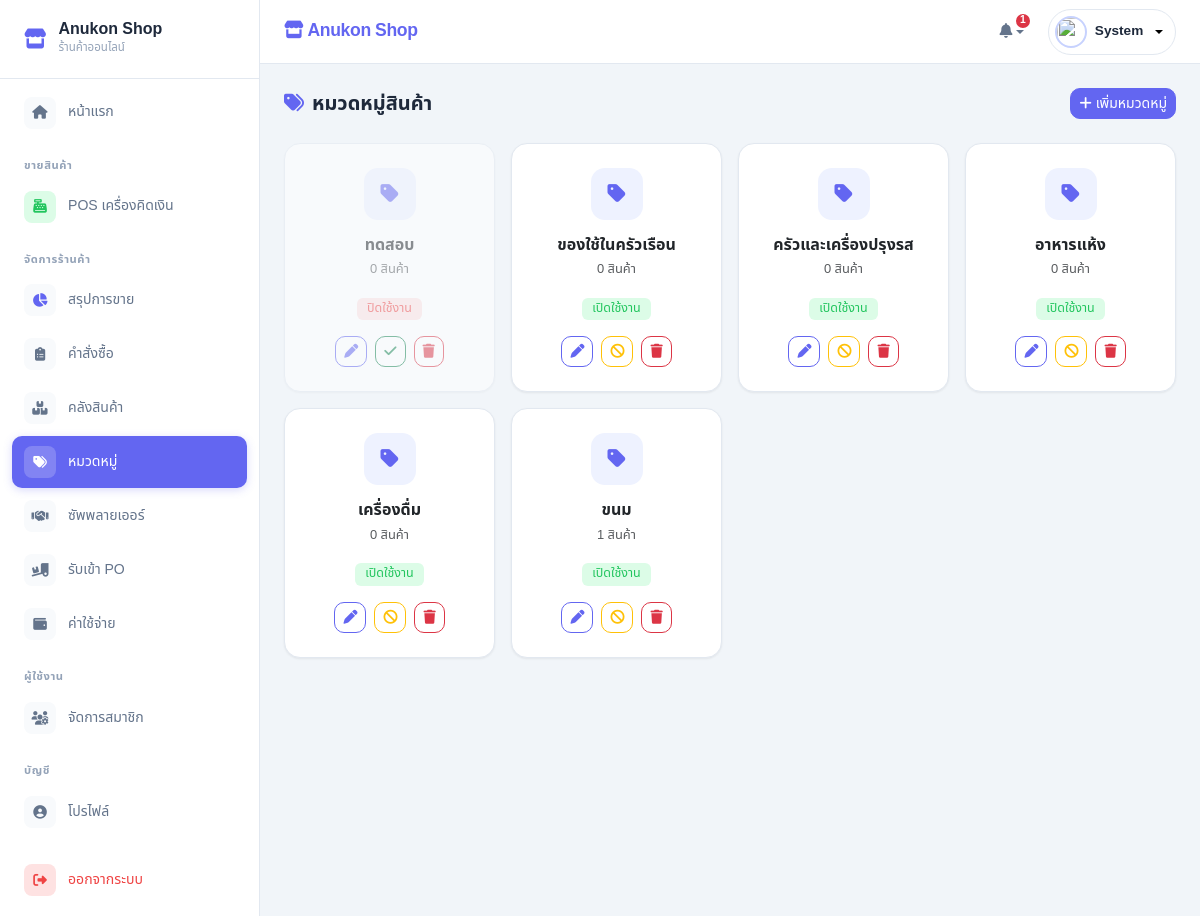
/views/categories.php (signed in), run on the app's committed database.
### tables this page shows
CREATE TABLE `prod_types` (
  `type_id` int(11) NOT NULL,
  `type_name` varchar(100) NOT NULL,
  `type_status` tinyint(4) DEFAULT 1,
  `create_at` timestamp NOT NULL DEFAULT current_timestamp(),
  `updated_at` timestamp NOT NULL DEFAULT current_timestamp() ON UPDATE current_timestamp()
);

### views/categories.php (the view, shortened to what this page needs)
<?php
include_once '../includes/header.php';
$result = $conn->query("SELECT t.*, (SELECT COUNT(*) FROM products p WHERE p.type_id = t.type_id) as prod_count FROM prod_types t ORDER BY t.type_id DESC");
?>
<main class="page-content fade-up">
    <div class="d-flex flex-wrap justify-content-between align-items-center gap-3 mb-4">
        <h5 class="fw-bold mb-0"><i class="fa-solid fa-tags text-primary me-2"></i>หมวดหมู่สินค้า</h5>
        <button class="btn btn-primary btn-sm" data-bs-toggle="modal" data-bs-target="#addCatModal">
            <i class="fa-solid fa-plus me-1"></i>เพิ่มหมวดหมู่
        </button>
    </div>
    <div class="row g-3">
        <?php if ($result->num_rows > 0): ?>
            <?php while($row = $result->fetch_assoc()): ?>
            <div class="col-6 col-md-4 col-xl-3">
                <div class="card p-4 h-100 text-center <?php echo $row['type_status'] == 0 ? 'opacity-50' : ''; ?>">
                    <div class="mx-auto mb-3" style="width: 52px; height: 52px; border-radius: 14px; background: var(--primary-light); display: flex; align-items: center; justify-content: center;">
                        <i class="fa-solid fa-tag text-primary" style="font-size: 1.3rem;"></i>
                    </div>
                    <h6 class="fw-bold mb-1"><?php echo htmlspecialchars($row['type_name']); ?></h6>
                    <small class="text-muted"><?php echo $row['prod_count']; ?> สินค้า</small>
                    <div class="mt-3">
                        <?php if($row['type_status'] == 1): ?>
                            <span class="badge" style="background: var(--success-soft); color: var(--success);">เปิดใช้งาน</span>
                        <?php else: ?>
                            <span class="badge" style="background: var(--danger-soft); color: var(--danger);">ปิดใช้งาน</span>
                        <?php endif; ?>
                    </div>
                    <div class="d-flex gap-2 mt-3 justify-content-center">
                        <button class="btn btn-sm btn-outline-primary" onclick="editCat(<?php echo $row['type_id']; ?>, '<?php echo addslashes($row['type_name']); ?>')">
                            <i class="fa-solid fa-pen"></i>
                        </button>
                        <button class="btn btn-sm btn-outline-<?php echo $row['type_status'] == 1 ? 'warning' : 'success'; ?>"
                                onclick="toggleCat(<?php echo $row['type_id']; ?>, <?php echo $row['type_status']; ?>)">
                            <i class="fa-solid fa-<?php echo $row['type_status'] == 1 ? 'ban' : 'check'; ?>"></i>
                        </button>
                        <button class="btn btn-sm btn-outline-danger" onclick="deleteCat(<?php echo $row['type_id']; ?>)">
                            <i class="fa-solid fa-trash"></i>
                        </button>
                    </div>
                </div>
            </div>
            <?php endwhile; ?>
        <?php endif; ?>
    </div>
</main>
<?php include_once '../includes/footer.php'; ?>

### includes/header.php (style rules this page uses)
:root { --primary: #6366f1; --primary-hover: #4f46e5; --primary-light: #eef2ff; --primary-soft: #c7d2fe; --surface: #ffffff; --surface-alt: #f8fafc; --bg: #f1f5f9; --text: #1e293b; --text-muted: #94a3b8; --text-secondary: #64748b; --border: #e2e8f0; --success: #22c55e; --success-soft: #dcfce7; --danger: #ef4444; --danger-soft: #fee2e2; --warning: #f59e0b; --warning-soft: #fef3c7; --info: #3b82f6; --info-soft: #dbeafe; --radius: 16px; --radius-sm: 10px; --radius-xs: 6px; --shadow: 0 1px 3px rgba(0, 0, 0, 0.04), 0 1px 2px rgba(0, 0, 0, 0.03); --shadow-md: 0 4px 6px -1px rgba(0, 0, 0, 0.05), 0 2px 4px -2px rgba(0, 0, 0, 0.03); --shadow-lg: 0 10px 15px -3px rgba(0, 0, 0, 0.05), 0 4px 6px -4px rgba(0, 0, 0, 0.03); --transition: all 0.2s ease; }
* { box-sizing: border-box; }
body { font-family: 'Noto Sans Thai', sans-serif; background-color: var(--bg); margin: 0; padding: 0; overflow-x: hidden; color: var(--text); font-size: 0.925rem; line-height: 1.6; }
.text-primary { color: var(--primary) !important; }
.btn-primary { background-color: var(--primary) !important; border-color: var(--primary) !important; border-radius: var(--radius-sm) !important; font-weight: 500; transition: var(--transition); }
.btn-outline-primary { color: var(--primary) !important; border-color: var(--primary) !important; border-radius: var(--radius-sm) !important; }
.btn { border-radius: var(--radius-sm) !important; font-weight: 500; transition: var(--transition); }
.card { border: 1px solid var(--border); border-radius: var(--radius) !important; box-shadow: var(--shadow); background: var(--surface); transition: var(--transition); }
.badge { font-weight: 500; padding: 5px 10px; border-radius: var(--radius-xs); font-size: 0.78rem; }
.page-content { flex: 1; padding: 24px; }
.fade-up { animation: fadeUp 0.35s ease-out; }

### data on the page
prod_types: type_name "ทดสอบ", prod_count "0", type_status "ปิดใช้งาน"
prod_types: type_name "ของใช้ในครัวเรือน", prod_count "0", type_status "เปิดใช้งาน"
prod_types: type_name "ครัวและเครื่องปรุงรส", prod_count "0", type_status "เปิดใช้งาน"
prod_types: type_name "อาหารแห้ง", prod_count "0", type_status "เปิดใช้งาน"
prod_types: type_name "เครื่องดื่ม", prod_count "0", type_status "เปิดใช้งาน"
prod_types: type_name "ขนม", prod_count "1", type_status "เปิดใช้งาน"

### other printed values
$noti_count "1"
$_SESSION['full_name'] "System"
